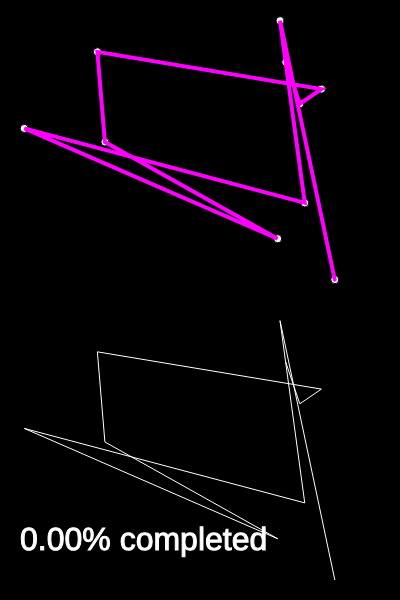
Frame 1 (no input)
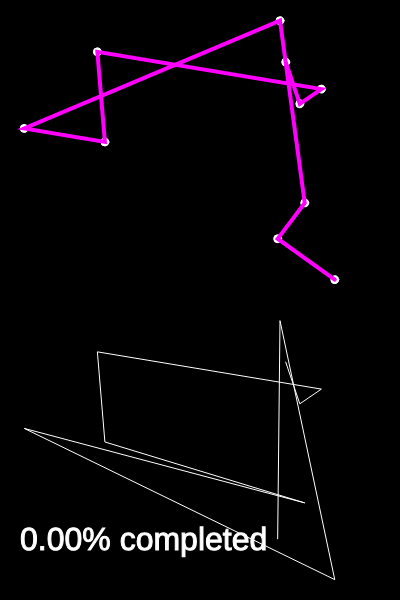
Frame 60 (no input)
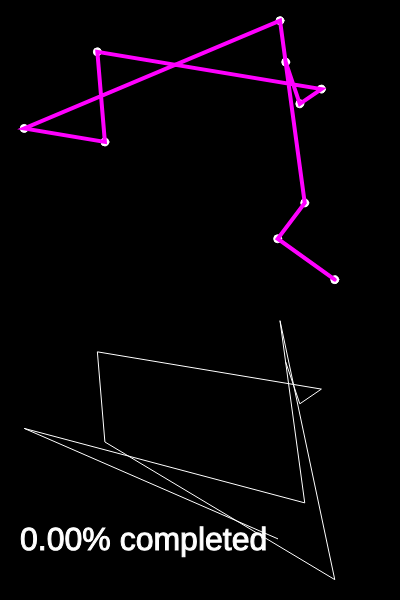
Frame 120 (the mouse pressed at the canvas centre since frame 60)

The p5.js sketch that drew these frames (run headless with seeded random() and noise() and a simulated clock; from frame 60 on, the mouse is pressed at the canvas centre):

// p5.js sketch
// ── sketch.js
// Daniel Shiffman
// http://codingrainbow.com
// http://patreon.com/codingrainbow
// Code for this video: https://youtu.be/9Xy-LMAfglE

var cities = [];
var totalCities = 10;

var order = [];

var totalPermutations;
var count = 0;


var recordDistance;
var bestEver;

function setup() {
  createCanvas(400, 600);
  for (var i = 0; i < totalCities; i++) {
    var v = createVector(random(width), random(height / 2));
    cities[i] = v;
    order[i] = i;
  }

  var d = calcDistance(cities, order);
  recordDistance = d;
  bestEver = order.slice();

  totalPermutations = factorial(totalCities);
  console.log(totalPermutations);

}

function draw() {
  background(0);
  //frameRate(5);
  fill(255);
  for (var i = 0; i < cities.length; i++) {
    ellipse(cities[i].x, cities[i].y, 8, 8);
  }

  stroke(255, 0, 255);
  strokeWeight(4);
  noFill();
  beginShape();
  for (var i = 0; i < order.length; i++) {
    var n = bestEver[i];
    vertex(cities[n].x, cities[n].y);
  }
  endShape();


  translate(0, height / 2);
  stroke(255);
  strokeWeight(1);
  noFill();
  beginShape();
  for (var i = 0; i < order.length; i++) {
    var n = order[i];
    vertex(cities[n].x, cities[n].y);
  }
  endShape();



  var d = calcDistance(cities, order);
  if (d < recordDistance) {
    recordDistance = d;
    bestEver = order.slice();
  }

  textSize(32);
  // var s = '';
  // for (var i = 0; i < order.length; i++) {
  //   s += order[i];
  // }
  fill(255);
  var percent = 100 * (count / totalPermutations);
  text(nf(percent, 0, 2) + "% completed", 20, height / 2 - 50);

  nextOrder();


}

function swap(a, i, j) {
  var temp = a[i];
  a[i] = a[j];
  a[j] = temp;
}


function calcDistance(points, order) {
  var sum = 0;
  for (var i = 0; i < order.length - 1; i++) {
    var cityAIndex = order[i];
    var cityA = points[cityAIndex];
    var cityBIndex = order[i + 1];
    var cityB = points[cityBIndex];
    var d = dist(cityA.x, cityA.y, cityB.x, cityB.y);
    sum += d;
  }
  return sum;
}

// This is my lexical order algorithm

function nextOrder() {
  count++;

  // STEP 1 of the algorithm
  // https://www.quora.com/How-would-you-explain-an-algorithm-that-generates-permutations-using-lexicographic-ordering
  var largestI = -1;
  for (var i = 0; i < order.length - 1; i++) {
    if (order[i] < order[i + 1]) {
      largestI = i;
    }
  }
  if (largestI == -1) {
    noLoop();
    console.log('finished');
  }

  // STEP 2
  var largestJ = -1;
  for (var j = 0; j < order.length; j++) {
    if (order[largestI] < order[j]) {
      largestJ = j;
    }
  }

  // STEP 3
  swap(order, largestI, largestJ);

  // STEP 4: reverse from largestI + 1 to the end
  var endArray = order.splice(largestI + 1);
  endArray.reverse();
  order = order.concat(endArray);
}

function factorial(n) {
  if (n == 1) {
    return 1;
  } else {
    return n * factorial(n - 1);
  }
}
